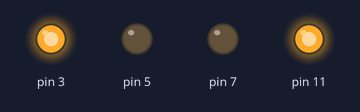
Simulated run of this program. Board: Raspberry Pi (header pin numbers). Parts: output pins drawn as LEDs (lit = HIGH). At 14.0 s the program stops and its outputs stay as they are.

Above: at 1.0 s.
At 3.0 s:
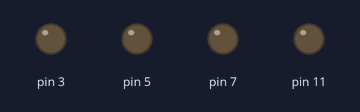
At 5.0 s:
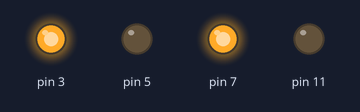
At 9.0 s:
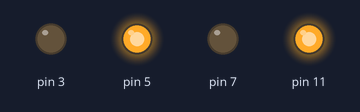
Timing chart, 0 to 10.4 s (numbered marks = the images above):
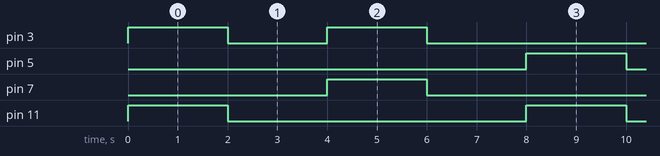

Measured:
- by itself, pin 3: alternates HIGH for 2.0 s and LOW for 2.0 s, 4 changes in all, then stays LOW
- by itself, pin 5: LOW → HIGH at 8.0 s, → LOW 2.0 s later, → HIGH 2.0 s later, → LOW 2.0 s later, … (4 changes in this stretch)
- by itself, pin 7, pin 11: alternates HIGH for 2.0 s and LOW for 6.0 s

The program:

Motor_no_Ena.py
```python
import RPi.GPIO as GPIO #import gpio pin library from raspbian OS
from time import sleep

GPIO.setmode(GPIO.BOARD)
GPIO.setwarnings(False)

class Motor():
    def __init__(self, In1A, In2A, In1B, In2B):
        #left motor initialization
        self.In1A = In1A
        self.In2A = In2A

        #all of the GPIO pins will be declared as an output
        #two of our pins are for our direction
        GPIO.setup(self.In1A, GPIO.OUT)
        GPIO.setup(self.In2A, GPIO.OUT)

        #right motor initialization
        self.In1B = In1B
        self.In2B = In2B

        #all of the GPIO pins will be declared as an output
        #two of our pins are for our direction
        GPIO.setup(self.In1B, GPIO.OUT)
        GPIO.setup(self.In2B, GPIO.OUT)

    def forward(self):
        #left motors movement forward
        GPIO.output(self.In1A, GPIO.HIGH)
        GPIO.output(self.In2A, GPIO.LOW)
        #right motors movement forward
        GPIO.output(self.In1B, GPIO.HIGH)
        GPIO.output(self.In2B, GPIO.LOW)

    def reverse(self):
        #left motors movement forward
        GPIO.output(self.In1A, GPIO.LOW)
        GPIO.output(self.In2A, GPIO.HIGH)
        #right motors movement forward
        GPIO.output(self.In1B, GPIO.LOW)
        GPIO.output(self.In2B, GPIO.HIGH)

    def left(self):
        #left motors movement forward
        GPIO.output(self.In1A, GPIO.HIGH)
        GPIO.output(self.In2A, GPIO.LOW)
        #right motors movement forward
        GPIO.output(self.In1B, GPIO.LOW)
        GPIO.output(self.In2B, GPIO.HIGH)

    def right(self):
        #left motors movement forward
        GPIO.output(self.In1A, GPIO.LOW)
        GPIO.output(self.In2A, GPIO.HIGH)
        #right motors movement forward
        GPIO.output(self.In1B, GPIO.HIGH)
        GPIO.output(self.In2B, GPIO.LOW)

    def stop(self):
        #left motors movement forward
        GPIO.output(self.In1A, GPIO.LOW)
        GPIO.output(self.In2A, GPIO.LOW)
        #right motors movement forward
        GPIO.output(self.In1B, GPIO.LOW)
        GPIO.output(self.In2B, GPIO.LOW)

#declaring main function
def main():
    #Motor controller testing
    motor.forward()
    sleep(2)
    motor.stop()
    sleep(2)
    motor.left()
    sleep(2)
    motor.stop()
    sleep(2)
    motor.right()
    sleep(2)
    motor.stop()
    sleep(2)
    motor.reverse()
    sleep(2)
    motor.stop()

#it should run if its called alone
#it should also run when main module is calling this module
#THIS CONDITION CHECKS wheather you are running this module or not
if __name__ == '__main__':
    #PASSING PIN NUMBERS TO THE MOTOR CLASS
    #left motors GPIO pin numbers Ena = 12, In1A = 3, In2A = 5
    #right motors GPIO pin numbers Enb = 13, In1B = 11, In2B = 7
    # Motor( In1A, In2A, In1B, In2B)
    motor = Motor( 3, 5, 11, 7)
    main()
```
